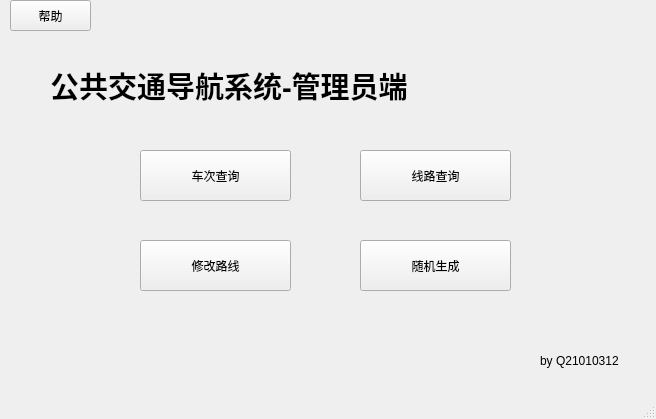
<?xml version="1.0" encoding="UTF-8"?>
<ui version="4.0">
 <class>AdminWindow</class>
 <widget class="QMainWindow" name="AdminWindow">
  <property name="geometry">
   <rect>
    <x>0</x>
    <y>0</y>
    <width>656</width>
    <height>419</height>
   </rect>
  </property>
  <property name="windowTitle">
   <string>公共交通导航系统(admin)</string>
  </property>
  <widget class="QWidget" name="centralwidget">
   <widget class="QLabel" name="label">
    <property name="geometry">
     <rect>
      <x>50</x>
      <y>10</y>
      <width>721</width>
      <height>151</height>
     </rect>
    </property>
    <property name="text">
     <string>&lt;html&gt;&lt;head/&gt;&lt;body&gt;&lt;p&gt;&lt;span style=&quot; font-size:22pt; font-weight:600;&quot;&gt;公共交通导航系统-管理员端&lt;/span&gt;&lt;/p&gt;&lt;/body&gt;&lt;/html&gt;</string>
    </property>
   </widget>
   <widget class="QPushButton" name="randomGen">
    <property name="geometry">
     <rect>
      <x>360</x>
      <y>240</y>
      <width>151</width>
      <height>51</height>
     </rect>
    </property>
    <property name="text">
     <string>随机生成</string>
    </property>
   </widget>
   <widget class="QPushButton" name="roadChange">
    <property name="geometry">
     <rect>
      <x>140</x>
      <y>240</y>
      <width>151</width>
      <height>51</height>
     </rect>
    </property>
    <property name="text">
     <string>修改路线</string>
    </property>
   </widget>
   <widget class="QPushButton" name="roadSearch">
    <property name="geometry">
     <rect>
      <x>360</x>
      <y>150</y>
      <width>151</width>
      <height>51</height>
     </rect>
    </property>
    <property name="text">
     <string>线路查询</string>
    </property>
   </widget>
   <widget class="QPushButton" name="lineSearch">
    <property name="geometry">
     <rect>
      <x>140</x>
      <y>150</y>
      <width>151</width>
      <height>51</height>
     </rect>
    </property>
    <property name="text">
     <string>车次查询</string>
    </property>
   </widget>
   <widget class="QPushButton" name="help">
    <property name="geometry">
     <rect>
      <x>10</x>
      <y>0</y>
      <width>81</width>
      <height>31</height>
     </rect>
    </property>
    <property name="text">
     <string>帮助</string>
    </property>
   </widget>
   <widget class="QLabel" name="label_2">
    <property name="geometry">
     <rect>
      <x>540</x>
      <y>350</y>
      <width>111</width>
      <height>21</height>
     </rect>
    </property>
    <property name="text">
     <string>by Q21010312</string>
    </property>
   </widget>
  </widget>
  <widget class="QMenuBar" name="menubar">
   <property name="geometry">
    <rect>
     <x>0</x>
     <y>0</y>
     <width>656</width>
     <height>21</height>
    </rect>
   </property>
  </widget>
  <widget class="QStatusBar" name="statusbar"/>
 </widget>
 <resources/>
 <connections/>
</ui>
